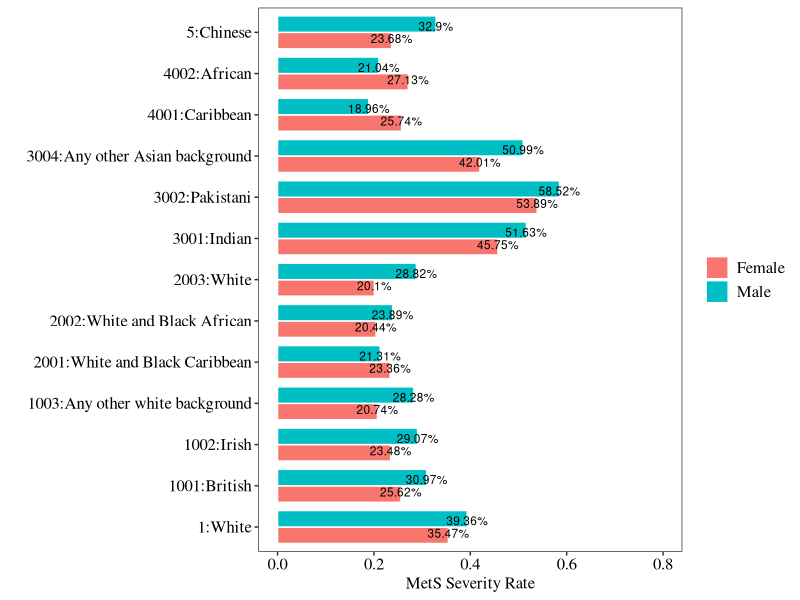

The R source for this figure:
##################
#Pan Hong
#
#latest update: July 17, 2023
##################

rm(list=ls())

library(data.table)
library(dplyr) 
library(RColorBrewer)
library(ggpubr)
library(ggplot2)
 

myresult1 <- fread("UKB_MetS_prevalence_vs_sex.txt") %>% data.frame()

  ggplot(myresult1, aes(x=Ethnicity, y=freq, fill=Sex))+  
  geom_bar(position = position_dodge(), stat = "identity",color='white', width=0.8)+ coord_flip()+
  #scale_y_continuous(labels = scales::percent))
  geom_text(aes(label=paste0(round(freq*100,2),"%")), 
            position = position_dodge( 0.6), color="black", size=3) +  
  xlab("") + ylab("MetS Severity Rate") + theme_bw() +ylim(0, 0.8 ) + 
  theme(panel.grid.major = element_blank(), 
        panel.grid.minor = element_blank(),
        text=element_text(family="serif", colour="black", size=12),
        axis.title=element_text(family="serif", colour="black", size=12),
        axis.text =element_text(family="serif", color="black", size=12),
        legend.title = element_blank(),
        legend.text=element_text(family="serif", color="black", size=12))
  
  
  ggsave("UKB_MetS_vs_Sex.tiff", width = 7.635,height =4.7175,units = "in")

  ggsave("UKB_MetS_vs_Sex.pdf", width = 7.635,height =4.7175,units = "in")
  
  